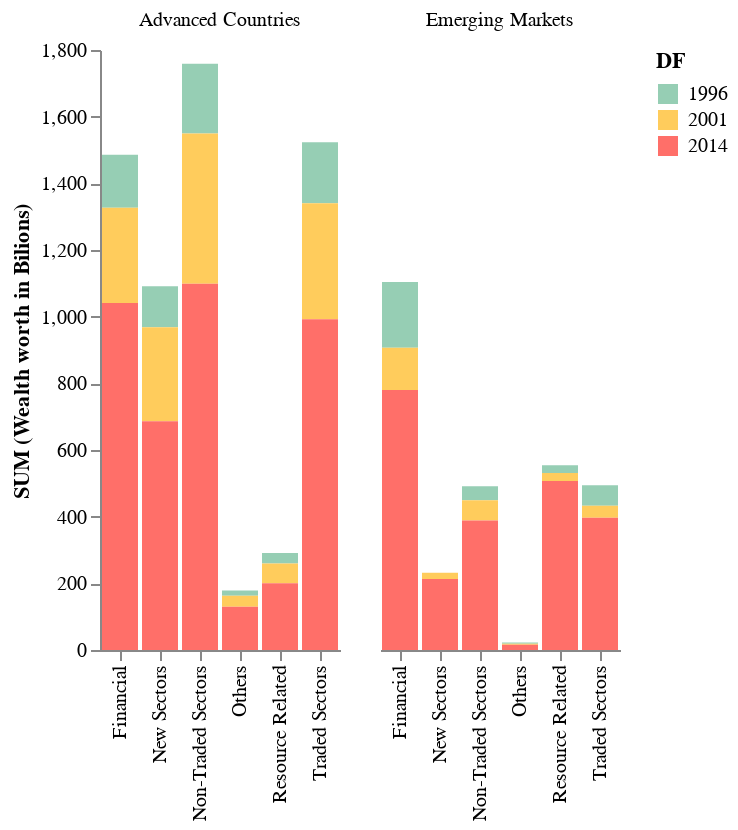

Source (notebook cell):
### Code cell
import altair as alt
alt.Chart(df).mark_bar().encode(
    # tell Altair which field to group columns on
    x=alt.X('c2:N', title=None),
    # tell Altair which field to use as Y values and how to calculate
    y=alt.Y('sum(values):Q', 
        axis=alt.Axis(
            grid=False,
            title= 'SUM (Wealth worth in Bilions)')),
    # tell Altair which field to use to use as the set of columns to be  represented in each group
    column=alt.Column('c1:N', title=None),
    # tell Altair which field to use for color segmentation 
    color=alt.Color('DF:N',
            scale=alt.Scale(
                # make it look pretty with an enjoyable color pallet
                range=['#96ceb4', '#ffcc5c','#ff6f69'],
            ),
        ))\
    .configure_view(
        # remove grid lines around column clusters
        strokeOpacity=0    
    )

### Figure 1 — Vega-Lite specification as saved in the notebook (floating-point values rounded to 4 significant figures)
{"config": {"view": {"continuousWidth": 400, "continuousHeight": 300, "strokeOpacity": 0}}, "data": {"name": "data-77c97734bcccb9995e0e77f3d90b7573"}, "mark": "bar", "encoding": {"color": {"field": "DF", "scale": {"range": ["#96ceb4", "#ffcc5c", "#ff6f69"]}, "type": "nominal"}, "column": {"field": "c1", "title": null, "type": "nominal"}, "x": {"field": "c2", "title": null, "type": "nominal"}, "y": {"aggregate": "sum", "axis": {"grid": false, "title": "SUM (Wealth worth in Bilions)"}, "field": "values", "type": "quantitative"}}, "$schema": "https://vega.github.io/schema/vega-lite/v4.17.0.json", "datasets": {"data-77c97734bcccb9995e0e77f3d90b7573": [{"c1": "Advanced Countries", "c2": "Financial", "values": 158.6, "DF": "1996"}, {"c1": "Advanced Countries", "c2": "New Sectors", "values": 122.9, "DF": "1996"}, {"c1": "Advanced Countries", "c2": "Non-Traded Sectors", "values": 209.2, "DF": "1996"}, {"c1": "Advanced Countries", "c2": "Others", "values": 16.2, "DF": "1996"}, {"c1": "Advanced Countries", "c2": "Resource Related", "values": 31.5, "DF": "1996"}, {"c1": "Advanced Countries", "c2": "Traded Sectors", "values": 183.3, "DF": "1996"}, {"c1": "Advanced Countries", "c2": "Name", "values": "df4", "DF": "1996"}, {"c1": "Emerging Markets", "c2": "Financial", "values": 197.2, "DF": "1996"}, {"c1": "Emerging Markets", "c2": "Non-Traded Sectors", "values": 42.0, "DF": "1996"}, {"c1": "Emerging Markets", "c2": "Others", "values": 3.7, "DF": "1996"}, {"c1": "Emerging Markets", "c2": "Resource Related", "values": 23.0, "DF": "1996"}, {"c1": "Emerging Markets", "c2": "Traded Sectors", "values": 61.9, "DF": "1996"}, {"c1": "Emerging Markets", "c2": "Name", "values": "df4", "DF": "1996"}, {"c1": "Advanced Countries", "c2": "Financial", "values": 285.8, "DF": "2001"}, {"c1": "Advanced Countries", "c2": "New Sectors", "values": 282.0, "DF": "2001"}, {"c1": "Advanced Countries", "c2": "Non-Traded Sectors", "values": 451.3, "DF": "2001"}, {"c1": "Advanced Countries", "c2": "Others", "values": 33.0, "DF": "2001"}, {"c1": "Advanced Countries", "c2": "Resource Related", "values": 59.0, "DF": "2001"}, {"c1": "Advanced Countries", "c2": "Traded Sectors", "values": 348.3, "DF": "2001"}, {"c1": "Advanced Countries", "c2": "Name", "values": "df5", "DF": "2001"}, {"c1": "Emerging Markets", "c2": "Financial", "values": 127.3, "DF": "2001"}, {"c1": "Emerging Markets", "c2": "New Sectors", "values": 18.7, "DF": "2001"}, {"c1": "Emerging Markets", "c2": "Non-Traded Sectors", "values": 60.9, "DF": "2001"}, {"c1": "Emerging Markets", "c2": "Others", "values": 2.5, "DF": "2001"}, {"c1": "Emerging Markets", "c2": "Resource Related", "values": 24.3, "DF": "2001"}, {"c1": "Emerging Markets", "c2": "Traded Sectors", "values": 35.5, "DF": "2001"}, {"c1": "Emerging Markets", "c2": "Name", "values": "df5", "DF": "2001"}, {"c1": "Advanced Countries", "c2": "Financial", "values": 1041.0, "DF": "2014"}, {"c1": "Advanced Countries", "c2": "New Sectors", "values": 686.6, "DF": "2014"}, {"c1": "Advanced Countries", "c2": "Non-Traded Sectors", "values": 1098.0, "DF": "2014"}, {"c1": "Advanced Countries", "c2": "Others", "values": 129.4, "DF": "2014"}, {"c1": "Advanced Countries", "c2": "Resource Related", "values": 200.6, "DF": "2014"}, {"c1": "Advanced Countries", "c2": "Traded Sectors", "values": 992.0, "DF": "2014"}, {"c1": "Advanced Countries", "c2": "Name", "values": "df6", "DF": "2014"}, {"c1": "Emerging Markets", "c2": "Financial", "values": 779.7, "DF": "2014"}, {"c1": "Emerging Markets", "c2": "New Sectors", "values": 213.3, "DF": "2014"}, {"c1": "Emerging Markets", "c2": "Non-Traded Sectors", "values": 388.4, "DF": "2014"}, {"c1": "Emerging Markets", "c2": "Others", "values": 16.1, "DF": "2014"}, {"c1": "Emerging Markets", "c2": "Resource Related", "values": 506.7, "DF": "2014"}, {"c1": "Emerging Markets", "c2": "Traded Sectors", "values": 396.9, "DF": "2014"}, {"c1": "Emerging Markets", "c2": "Name", "values": "df6", "DF": "2014"}]}}
